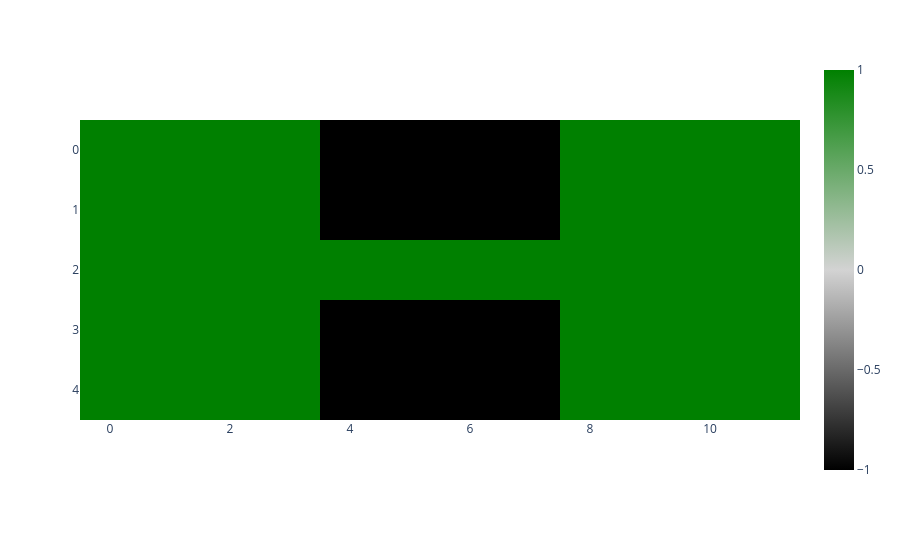

Source (notebook cell):
### Code cell
def create_h_layout_unavailable(n, m, num_available, bar_width=1):
    if bar_width * 2 > m:
        raise ValueError("Bar width too large for the grid width.")
    h_positions = set()

    # Left and right bar columns
    left_cols = range(0, bar_width)
    right_cols = range(m - bar_width, m)

    # Add vertical bars
    for row in range(n):
        for col in left_cols:
            h_positions.add((row, col))
        for col in right_cols:
            h_positions.add((row, col))

    # Add middle horizontal bar
    middle_row = n // 2
    for col in range(m):
        h_positions.add((middle_row, col))

    # Trim if needed
    h_positions = list(h_positions)
    if len(h_positions) > num_available:
        h_positions = h_positions[:num_available]
    elif len(h_positions) < num_available:
        raise ValueError("Requested more available positions than the H shape can provide.")

    available_set = set(h_positions)
    unavailable_positions = [
        (i, j) for i in range(n) for j in range(m) if (i, j) not in available_set
    ]

    return n, m, unavailable_positions, available_set

# n, m, unavailable, available_set = create_h_layout_unavailable(5, 16, 64, 6) # 64
n, m, unavailable, available_set = create_h_layout_unavailable(5, 12, 44, 4)
# n, m, unavailable = create_h_layout_unavailable(8, 7, 49, 3)
frame_positions = []
for i in range(n):
    if (i, 0) not in unavailable:
        frame_positions.append((i, 0))
    if (i, m - 1) not in unavailable:
        frame_positions.append((i, m - 1))
for i in range(m):
    if (0, i) not in unavailable:
        frame_positions.append((0, i))
    if (n - 1, i) not in unavailable:
        frame_positions.append((n - 1,i))

jsonn = {
    "n": n,
    "m": m,
    "unavailable_locations": unavailable,
    "interface_locations": list(available_set), #list(set(frame_positions))
}


json.dump(jsonn, open("layouts/layout_H_formed_44_interfaces_anywhere.json", "w"))

print('unavailable_locations', len(unavailable), 'available_locations', n*m-len(unavailable))
floorplan = np.zeros((jsonn["n"], jsonn["m"]))
for i, j in jsonn["unavailable_locations"]:
    floorplan[i][j] = -1
for i, j in jsonn["interface_locations"]:
    floorplan[i][j] = 1
px.imshow(floorplan, color_continuous_scale=["black", "lightgray", "green"])

### Figure 1 — Plotly figure (JSON) as saved in the notebook; plotly's stock layout.template omitted (floating-point values rounded to 4 significant figures)
{"data": [{"coloraxis": "coloraxis", "hovertemplate": "x: %{x}<br>y: %{y}<br>color: %{z}<extra></extra>", "name": "0", "type": "heatmap", "xaxis": "x", "yaxis": "y", "z": [[1.0, 1.0, 1.0, 1.0, -1.0, -1.0, -1.0, -1.0, 1.0, 1.0, 1.0, 1.0], [1.0, 1.0, 1.0, 1.0, -1.0, -1.0, -1.0, -1.0, 1.0, 1.0, 1.0, 1.0], [1.0, 1.0, 1.0, 1.0, 1.0, 1.0, 1.0, 1.0, 1.0, 1.0, 1.0, 1.0], [1.0, 1.0, 1.0, 1.0, -1.0, -1.0, -1.0, -1.0, 1.0, 1.0, 1.0, 1.0], [1.0, 1.0, 1.0, 1.0, -1.0, -1.0, -1.0, -1.0, 1.0, 1.0, 1.0, 1.0]]}], "layout": {"coloraxis": {"colorscale": [[0, "black"], [0.5, "lightgray"], [1, "green"]]}, "margin": {"t": 60}, "xaxis": {"anchor": "y", "constrain": "domain", "domain": [0, 1], "scaleanchor": "y"}, "yaxis": {"anchor": "x", "autorange": "reversed", "constrain": "domain", "domain": [0, 1]}}}
